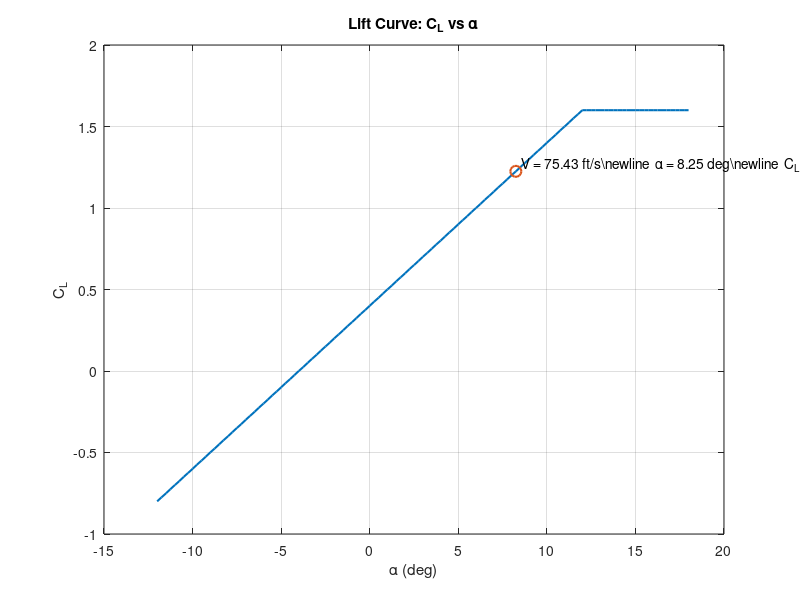
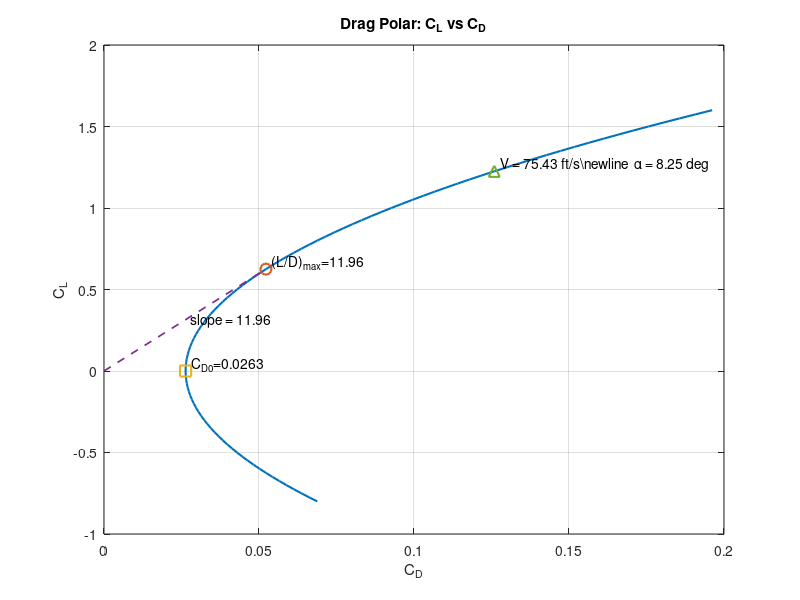

Here is the MATLAB script that generated these plots, in order:
%% ============================================================
% DRONE_AERO_ANALYSIS_V1.m
% Simple aero check: CL-alpha + drag polar from CAD wetted areas
% Includes operating-point alpha annotation at the chosen flight speed
% ============================================================

clear; clc; close all;

%% -------------------------
% 1) INPUTS (EDIT THESE)
% -------------------------

% --- Units / constants ---
in2_to_ft2 = 1/144;
ft_to_m    = 0.3048; %#ok<NASGU>
slugft3_to_kgm3 = 515.378818; %#ok<NASGU> (not used)

% --- Flight condition (pick a representative analysis point) ---
V_ft_s   = 75.4306667;        % true airspeed [ft/s]
rho      = 0.0023769;         % sea-level density [slug/ft^3]
mu       = 3.737e-7;          % dynamic viscosity [slug/(ft*s)] ~ sea level
q        = 0.5*rho*V_ft_s^2;  % dynamic pressure [lbf/ft^2] in consistent English units

% --- Aircraft weight ---
W_lbf    = 55;                % aircraft weight [lbf] <-- EDIT

% --- Reference geometry (from CAD ideally) ---
Sref_ft2 = 6.64;              % wing reference area Sref [ft^2]
b_ft     = 6.31;              % span [ft]
AR       = b_ft^2 / Sref_ft2; % aspect ratio

% Oswald efficiency (first pass)
e_oswald = 0.80;              % EDIT if you have a better estimate

% Mean aerodynamic chord for Reynolds number
MAC_ft   = 1.052113;          % [ft]

% --- CAD wetted areas (in^2) ---
Swet_fuse_in2 = 1169.18;      % fuselage wetted area
Swet_wing_in2 = 2096.37;      % wing wetted area (both sides)
Swet_tail_in2 = 472.77;       % tail wetted area (both sides)
Swet_misc_in2 = 230.12;       % booms, nacelles, gear, pods, etc.

% Convert to ft^2
Swet_fuse = Swet_fuse_in2*in2_to_ft2;
Swet_wing = Swet_wing_in2*in2_to_ft2;
Swet_tail = Swet_tail_in2*in2_to_ft2;
Swet_misc = Swet_misc_in2*in2_to_ft2;

% --- Form factor inputs (from CAD) ---
L_fuse_ft    = 92.62/12;      % fuselage length [ft]
Dmax_fuse_ft = 7/12;          % fuselage max diameter/width equiv [ft]
tc_wing      = 0.12;          % wing thickness ratio t/c
tc_tail      = 0.10;          % tail thickness ratio t/c

% --- Lift curve model (first pass) ---
CL0              = 0.0;       % CL at alpha=0 deg
CLalpha_per_deg  = 0.10;      % 1/deg
CLmax            = 1.6;       % stall cap
alpha0_deg       = -4.0;      % zero-lift angle [deg]

alpha_deg = (-12:0.25:18)';   % sweep alpha range

%% -------------------------
% 2) SKIN FRICTION (Cf) + CD0 BUILDUP
% -------------------------
% Reynolds number based on MAC
Re = rho*V_ft_s*MAC_ft / mu;

% Turbulent flat plate Cf
Cf = 0.455 / ((log10(Re))^2.58);

% Form factors
FF_wing = 1 + 2.7*tc_wing + 100*(tc_wing^4);
FF_tail = 1 + 2.7*tc_tail + 100*(tc_tail^4);

% Fuselage form factor
if ~isnan(L_fuse_ft) && ~isnan(Dmax_fuse_ft) && Dmax_fuse_ft > 0
    f_fuse  = L_fuse_ft / Dmax_fuse_ft;
    FF_fuse = 1 + 60/(f_fuse^3) + f_fuse/400;
else
    FF_fuse = 1.10;
end

% Interference factors
Q_fuse = 1.00;
Q_wing = 1.00;
Q_tail = 1.00;
Q_misc = 1.00;

% Wetted area total
Swet_vec   = [Swet_fuse, Swet_wing, Swet_tail, Swet_misc];
Swet_total = sum(Swet_vec(~isnan(Swet_vec)));

% CD0 buildup
CD0_fuse = Cf * FF_fuse * Q_fuse * (Swet_fuse / Sref_ft2);

CD0_wing = 0;
if ~isnan(Swet_wing)
    CD0_wing = Cf * FF_wing * Q_wing * (Swet_wing / Sref_ft2);
end

CD0_tail = 0;
if ~isnan(Swet_tail)
    CD0_tail = Cf * FF_tail * Q_tail * (Swet_tail / Sref_ft2);
end

CD0_misc = 0;
if ~isnan(Swet_misc)
    FF_misc  = 1.20;
    CD0_misc = Cf * FF_misc * Q_misc * (Swet_misc / Sref_ft2);
end

CD0 = CD0_fuse + CD0_wing + CD0_tail + CD0_misc;

% Induced drag factor
k = 1/(pi*e_oswald*AR);

%% -------------------------
% 3) CL(alpha) MODEL
% -------------------------
CL_lin = CL0 + CLalpha_per_deg*(alpha_deg - alpha0_deg);

% Optional stall cap
CL = CL_lin;
CL(CL >  CLmax)      = CLmax;
CL(CL < -0.8*CLmax)  = -0.8*CLmax;

%% -------------------------
% 3.5) REQUIRED CL AND ALPHA AT THIS SPEED
% -------------------------
% For steady level flight at V_ft_s
CL_req = W_lbf / (q*Sref_ft2);

% Back out required alpha from the linear lift model
alpha_req_deg = alpha0_deg + (CL_req - CL0)/CLalpha_per_deg;

% Cap displayed CL if beyond model stall cap
CL_req_plot = CL_req;
if CL_req_plot > CLmax
    CL_req_plot = CLmax;
elseif CL_req_plot < -0.8*CLmax
    CL_req_plot = -0.8*CLmax;
end

% Corresponding drag and L/D at that operating point
CD_req = CD0 + k*CL_req_plot^2;
LD_req = CL_req_plot / CD_req;

%% -------------------------
% 4) DRAG POLAR + L/D MAX
% -------------------------
CD = CD0 + k*CL.^2;
LD = CL ./ CD;

[LDmax, idxLD] = max(LD);
CL_LDmax = CL(idxLD);
CD_LDmax = CD(idxLD);

%% -------------------------
% 5) PRINT SUMMARY
% -------------------------
fprintf('=== AERO CHECK (FIRST PASS) ===\n');
fprintf('V           = %.2f ft/s\n', V_ft_s);
fprintf('rho         = %.6f slug/ft^3\n', rho);
fprintf('Re(MAC)     = %.3e\n', Re);
fprintf('Cf          = %.5f\n', Cf);
fprintf('Sref        = %.4f ft^2\n', Sref_ft2);
fprintf('Swet total  = %.4f ft^2 (NaNs ignored)\n', Swet_total);

fprintf('\n-- CD0 buildup --\n');
fprintf('CD0_fuse    = %.5f\n', CD0_fuse);
fprintf('CD0_wing    = %.5f\n', CD0_wing);
fprintf('CD0_tail    = %.5f\n', CD0_tail);
fprintf('CD0_misc    = %.5f\n', CD0_misc);
fprintf('CD0_total   = %.5f\n', CD0);

fprintf('\n-- Induced drag --\n');
fprintf('AR          = %.3f\n', AR);
fprintf('e           = %.3f\n', e_oswald);
fprintf('k           = %.5f\n', k);

fprintf('\n-- Operating point at V = %.2f ft/s --\n', V_ft_s);
fprintf('Weight      = %.2f lbf\n', W_lbf);
fprintf('CL_required = %.4f\n', CL_req);
fprintf('alpha_req   = %.3f deg\n', alpha_req_deg);
fprintf('CD_at_op    = %.5f\n', CD_req);
fprintf('L/D_at_op   = %.3f\n', LD_req);

fprintf('\n-- L/D max --\n');
fprintf('(L/D)max    = %.3f\n', LDmax);
fprintf('at CL       = %.3f\n', CL_LDmax);
fprintf('at CD       = %.5f\n', CD_LDmax);

if CL_req > CLmax
    fprintf('WARNING: Required CL exceeds CLmax -> speed may be below stall for this model.\n');
end

if isnan(Swet_wing_in2) || isnan(Swet_tail_in2)
    fprintf('\nNOTE: Swet_wing_in2 and/or Swet_tail_in2 is NaN -> CD0 is incomplete.\n');
end
if isnan(L_fuse_ft) || isnan(Dmax_fuse_ft)
    fprintf('NOTE: L_fuse_ft and/or Dmax_fuse_ft is NaN -> fuselage FF is a placeholder.\n');
end

%% -------------------------
% 6) PLOTS
% -------------------------

% (A) CL vs alpha
figure('Name','CL vs alpha');
plot(alpha_deg, CL, 'LineWidth', 1.5); hold on;
grid on; box on;
xlabel('\alpha (deg)','Interpreter','tex');
ylabel('C_L','Interpreter','tex');
title('Lift Curve: C_L vs \alpha','Interpreter','tex');

% Mark operating point at this speed
plot(alpha_req_deg, CL_req_plot, 'o', 'MarkerSize', 8, 'LineWidth', 1.5);
text(alpha_req_deg, CL_req_plot, ...
    sprintf('  V = %.2f ft/s\\newline  \\alpha = %.2f deg\\newline  C_L = %.3f', ...
    V_ft_s, alpha_req_deg, CL_req), ...
    'VerticalAlignment','bottom', 'Interpreter','tex');

hold off;

% (B) CL vs CD with LDmax + CD0 + dashed line from origin to LDmax point
figure('Name','CL vs CD polar');
plot(CD, CL, 'LineWidth', 1.5); hold on;
grid on; box on;
xlabel('C_D','Interpreter','tex');
ylabel('C_L','Interpreter','tex');
title('Drag Polar: C_L vs C_D','Interpreter','tex');

% Mark (L/D)max point
plot(CD_LDmax, CL_LDmax, 'o', 'MarkerSize', 8, 'LineWidth', 1.5);
text(CD_LDmax, CL_LDmax, sprintf('  (L/D)_{max}=%.2f', LDmax), ...
    'VerticalAlignment','bottom','Interpreter','tex');

% Mark CD0 on the polar
plot(CD0, 0, 's', 'MarkerSize', 8, 'LineWidth', 1.5);
text(CD0, 0, sprintf('  C_{D0}=%.4f', CD0), ...
    'VerticalAlignment','bottom','Interpreter','tex');

% Dashed line from origin to LDmax point
plot([0, CD_LDmax], [0, CL_LDmax], '--', 'LineWidth', 1.25);

% Annotate slope = L/D
text(0.5*CD_LDmax, 0.5*CL_LDmax, sprintf('  slope = %.2f', LDmax), ...
    'Interpreter','tex');

% Mark operating point at this speed
plot(CD_req, CL_req_plot, '^', 'MarkerSize', 8, 'LineWidth', 1.5);
text(CD_req, CL_req_plot, ...
    sprintf('  V = %.2f ft/s\\newline  \\alpha = %.2f deg', V_ft_s, alpha_req_deg), ...
    'VerticalAlignment','bottom','Interpreter','tex');

hold off;
